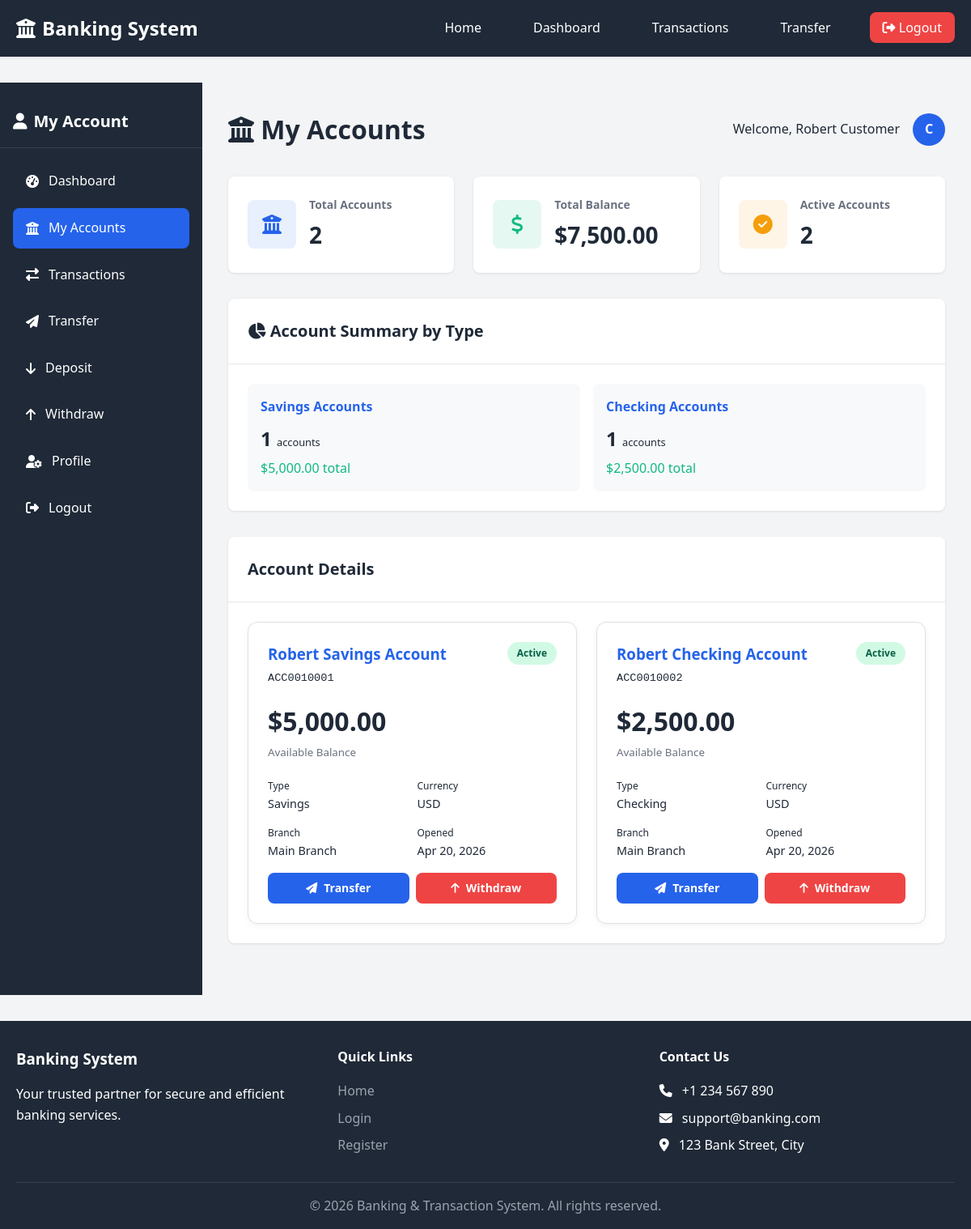
The app's page /customer/accounts.php (signed in) with its own data.
### tables this page shows
CREATE TABLE IF NOT EXISTS accounts (
    account_id INT AUTO_INCREMENT PRIMARY KEY,
    account_number VARCHAR(20) NOT NULL UNIQUE,
    user_id INT NOT NULL,
    account_type ENUM('savings', 'checking', 'fixed_deposit') NOT NULL DEFAULT 'savings',
    account_name VARCHAR(100) NOT NULL,
    balance DECIMAL(15, 2) NOT NULL DEFAULT 0.00,
    currency VARCHAR(3) NOT NULL DEFAULT 'USD',
    status ENUM('active', 'inactive', 'frozen', 'closed') NOT NULL DEFAULT 'active',
    created_at DATETIME NOT NULL DEFAULT CURRENT_TIMESTAMP,
    updated_at DATETIME NOT NULL DEFAULT CURRENT_TIMESTAMP ON UPDATE CURRENT_TIMESTAMP,
    FOREIGN KEY (user_id) REFERENCES users(user_id) ON DELETE CASCADE ON UPDATE CASCADE,
    INDEX idx_account_number (account_number),
    INDEX idx_user_id (user_id),
    INDEX idx_status (status),
    CONSTRAINT chk_balance CHECK (balance >= 0)
);

### config/db.php (called while the page is built, shortened)
<?php
$conn = new mysqli(DB_HOST, DB_USER, DB_PASS, DB_NAME);
$conn->set_charset("utf8mb4");
function executeQuery($sql, $params = []) {
    global $conn;
    $stmt = $conn->prepare($sql);
    if (!empty($params)) {
        $types = '';
        foreach ($params as $param) {
            if (is_int($param)) {
                $types .= 'i';
            } elseif (is_float($param)) {
                $types .= 'd';
            } else {
                $types .= 's';
            }
        }
        $stmt->bind_param($types, ...$params);
    }
    $stmt->execute();
    return $stmt;
}
function fetchAll($stmt) {
    $result = $stmt->get_result();
    return $result->fetch_all(MYSQLI_ASSOC);
}
?>

### customer/accounts.php (the view, shortened to what this page needs)
<?php
require_once '../includes/header.php';
$user_id = $_SESSION['user_id'];
$accounts_sql = "SELECT * FROM accounts WHERE user_id = ? ORDER BY created_at DESC";
$accounts_result = executeQuery($accounts_sql, [$user_id]);
$accounts = fetchAll($accounts_result);
$total_balance = 0;
$active_accounts = 0;
foreach ($accounts as $account) {
    if ($account['status'] === 'active') {
        $total_balance += $account['balance'];
        $active_accounts++;
    }
}
$types_sql = "SELECT account_type, COUNT(*) as count, SUM(balance) as total
              FROM accounts WHERE user_id = ? GROUP BY account_type";
$types_result = executeQuery($types_sql, [$user_id]);
$type_distribution = fetchAll($types_result);
?>
<div class="dashboard-layout">
    <aside class="dashboard-sidebar">
        <div class="dashboard-sidebar-header">
            <h2><i class="fas fa-user"></i> My Account</h2>
        </div>
        <nav class="dashboard-sidebar-menu">
            <ul>
                <li><a href="/customer/dashboard.php"><i class="fas fa-tachometer-alt"></i> Dashboard</a></li>
                <li><a href="/customer/accounts.php" class="active"><i class="fas fa-university"></i> My Accounts</a></li>
                <li><a href="/customer/transactions.php"><i class="fas fa-exchange-alt"></i> Transactions</a></li>
                <li><a href="/customer/transfer.php"><i class="fas fa-paper-plane"></i> Transfer</a></li>
                <li><a href="/customer/deposit.php"><i class="fas fa-arrow-down"></i> Deposit</a></li>
                <li><a href="/customer/withdraw.php"><i class="fas fa-arrow-up"></i> Withdraw</a></li>
                <li><a href="/profile.php"><i class="fas fa-user-cog"></i> Profile</a></li>
                <li><a href="/logout.php"><i class="fas fa-sign-out-alt"></i> Logout</a></li>
            </ul>
        </nav>
    </aside>
    <main class="dashboard-content">
        <div class="dashboard-header">
            <h1><i class="fas fa-university"></i> My Accounts</h1>
            <div class="user-info">
                <span>Welcome, <?php echo htmlspecialchars($_SESSION['full_name']); ?></span>
                <div class="user-avatar"><?php echo strtoupper(substr($_SESSION['username'], 0, 1)); ?></div>
            </div>
        </div>
        <div class="stats-grid" style="grid-template-columns: repeat(3, 1fr);">
            <div class="stat-card">
                <div class="stat-icon primary">
                    <i class="fas fa-university"></i>
                </div>
                <div class="stat-info">
                    <h3>Total Accounts</h3>
                    <div class="stat-value"><?php echo count($accounts); ?></div>
                </div>
            </div>
            <div class="stat-card">
                <div class="stat-icon success">
                    <i class="fas fa-dollar-sign"></i>
                </div>
                <div class="stat-info">
                    <h3>Total Balance</h3>
                    <div class="stat-value">$<?php echo number_format($total_balance, 2); ?></div>
                </div>
            </div>
            <div class="stat-card">
                <div class="stat-icon warning">
                    <i class="fas fa-check-circle"></i>
                </div>
                <div class="stat-info">
                    <h3>Active Accounts</h3>
                    <div class="stat-value"><?php echo $active_accounts; ?></div>
                </div>
            </div>
        </div>
        <?php if (!empty($type_distribution)): ?>
        <div class="table-container" style="margin-bottom: 2rem;">
            <div class="table-header">
                <h2><i class="fas fa-chart-pie"></i> Account Summary by Type</h2>
            </div>
            <div style="padding: 1.5rem; display: grid; grid-template-columns: repeat(auto-fit, minmax(200px, 1fr)); gap: 1rem;">
                <?php foreach ($type_distribution as $type): ?>
                <div style="padding: 1rem; background: #f8f9fa; border-radius: 8px;">
                    <div style="text-transform: capitalize; font-weight: 600; color: var(--primary-color);">
                        <?php echo $type['account_type']; ?> Accounts
                    </div>
                    <div style="font-size: 1.5rem; font-weight: 700; margin-top: 0.5rem;">
                        <?php echo $type['count']; ?> <small style="font-size: 0.8rem; font-weight: 400;">accounts</small>
                    </div>
                    <div style="color: var(--success-color); margin-top: 0.25rem;">
                        $<?php echo number_format($type['total'], 2); ?> total
                    </div>
                </div>
                <?php endforeach; ?>
            </div>
        </div>
        <?php endif; ?>
        <div class="table-container">
            <div class="table-header">
                <h2>Account Details</h2>
            </div>
            <?php if (empty($accounts)): ?>
            <div style="padding: 3rem; text-align: center;">
                <i class="fas fa-university" style="font-size: 3rem; color: #ccc; margin-bottom: 1rem;"></i>
                <p>You don't have any accounts yet.</p>
                <p class="text-muted">Please contact customer service to open an account.</p>
            </div>
            <?php else: ?>
            <div style="padding: 1.5rem; display: grid; grid-template-columns: repeat(auto-fill, minmax(350px, 1fr)); gap: 1.5rem;">
                <?php foreach ($accounts as $account): ?>
                <div style="border: 1px solid #e0e0e0; border-radius: 12px; padding: 1.5rem; background: #fff; box-shadow: 0 2px 8px rgba(0,0,0,0.05);">
                    <div style="display: flex; justify-content: space-between; align-items: start; margin-bottom: 1rem;">
                        <div>
                            <h3 style="margin: 0; color: var(--primary-color);"><?php echo htmlspecialchars($account['account_name']); ?></h3>
                            <code style="font-size: 0.85rem;"><?php echo htmlspecialchars($account['account_number']); ?></code>
                        </div>
                        <span class="badge badge-<?php echo $account['status'] === 'active' ? 'success' : ($account['status'] === 'frozen' ? 'warning' : 'secondary'); ?>">
                            <?php echo ucfirst($account['status']); ?>
                        </span>
                    </div>
                    <div style="margin-bottom: 1rem;">
                        <div style="font-size: 2rem; font-weight: 700; color: var(--dark-color);">
                            $<?php echo number_format($account['balance'], 2); ?>
                        </div>
                        <small style="color: var(--gray-color);">Available Balance</small>
                    </div>
                    <div style="display: grid; grid-template-columns: 1fr 1fr; gap: 0.75rem; font-size: 0.9rem; margin-bottom: 1rem;">
                        <div>
                            <small class="text-muted">Type</small>
                            <div style="text-transform: capitalize;"><?php echo $account['account_type']; ?></div>
                        </div>
                        <div>
                            <small class="text-muted">Currency</small>
                            <div><?php echo $account['currency']; ?></div>
                        </div>
                        <div>
                            <small class="text-muted">Branch</small>
                            <div><?php echo htmlspecialchars($account['branch_name'] ?? 'Main Branch'); ?></div>
                        </div>
                        <div>
                            <small class="text-muted">Opened</small>
                            <div><?php echo date('M d, Y', strtotime($account['created_at'])); ?></div>
                        </div>
                    </div>
                    <?php if ($account['status'] === 'active'): ?>
                    <div style="display: flex; gap: 0.5rem;">
                        <a href="/customer/transfer.php" class="btn btn-sm btn-primary" style="flex: 1;">
                            <i class="fas fa-paper-plane"></i> Transfer
                        </a>
                        <a href="/customer/withdraw.php" class="btn btn-sm btn-danger" style="flex: 1;">
                            <i class="fas fa-arrow-up"></i> Withdraw
                        </a>
                    </div>
                    <?php endif; ?>
                </div>
                <?php endforeach; ?>
            </div>
            <?php endif; ?>
        </div>
    </main>
</div>
<?php require_once '../includes/footer.php'; ?>

### assets/css/style.css (style rules this page uses)
* { margin: 0; padding: 0; box-sizing: border-box; }
:root { --primary-color: #2563eb; --secondary-color: #1e40af; --success-color: #10b981; --danger-color: #ef4444; --warning-color: #f59e0b; --info-color: #3b82f6; --dark-color: #1f2937; --light-color: #f3f4f6; --gray-color: #6b7280; --white: #ffffff; --border-radius: 8px; --box-shadow: 0 1px 3px rgba(0, 0, 0, 0.1); --transition: all 0.3s ease; }
body { font-family: 'Segoe UI', Tahoma, Geneva, Verdana, sans-serif; line-height: 1.6; color: var(--dark-color); background-color: var(--light-color); }
a { text-decoration: none; color: var(--primary-color); transition: var(--transition); }
ul { list-style: none; }
.btn { display: inline-flex; align-items: center; justify-content: center; gap: 0.5rem; padding: 0.75rem 1.5rem; border: none; border-radius: var(--border-radius); font-size: 1rem; font-weight: 600; cursor: pointer; transition: var(--transition); text-decoration: none; }
.btn-primary { background-color: var(--primary-color); color: var(--white); }
.btn-danger { background-color: var(--danger-color); color: var(--white); }
.btn-sm { padding: 0.5rem 1rem; font-size: 0.875rem; }
.dashboard-layout { display: flex; min-height: calc(100vh - 200px); }
.dashboard-sidebar { width: 250px; background-color: var(--dark-color); color: var(--white); padding: 1rem 0; flex-shrink: 0; }
.dashboard-sidebar-header { padding: 1rem; border-bottom: 1px solid #374151; margin-bottom: 1rem; }
.dashboard-sidebar-header h2 { font-size: 1.25rem; display: flex; align-items: center; gap: 0.5rem; }
.dashboard-sidebar-menu { padding: 0 1rem; }
.dashboard-sidebar-menu ul { display: flex; flex-direction: column; gap: 0.5rem; }
.dashboard-sidebar-menu a { display: flex; align-items: center; gap: 0.75rem; padding: 0.75rem 1rem; color: var(--white); border-radius: var(--border-radius); transition: var(--transition); }
.dashboard-sidebar-menu a:hover, .dashboard-sidebar-menu a.active { background-color: var(--primary-color); }
.dashboard-content { flex: 1; padding: 2rem; overflow-y: auto; }
.dashboard-header { display: flex; justify-content: space-between; align-items: center; margin-bottom: 2rem; }
.dashboard-header h1 { color: var(--dark-color); }
.user-info { display: flex; align-items: center; gap: 1rem; }
.user-avatar { width: 40px; height: 40px; border-radius: 50%; background-color: var(--primary-color); color: var(--white); display: flex; align-items: center; justify-content: center; font-weight: bold; }
.stats-grid { display: grid; grid-template-columns: repeat(auto-fit, minmax(250px, 1fr)); gap: 1.5rem; margin-bottom: 2rem; }
.stat-card { background-color: var(--white); padding: 1.5rem; border-radius: var(--border-radius); box-shadow: var(--box-shadow); display: flex; align-items: center; gap: 1rem; }
.stat-icon { width: 60px; height: 60px; border-radius: var(--border-radius); display: flex; align-items: center; justify-content: center; font-size: 1.5rem; }
.stat-icon.primary { background-color: rgba(37, 99, 235, 0.1); color: var(--primary-color); }
.stat-icon.success { background-color: rgba(16, 185, 129, 0.1); color: var(--success-color); }
.stat-icon.warning { background-color: rgba(245, 158, 11, 0.1); color: var(--warning-color); }
.stat-info { flex: 1; }
.stat-info h3 { font-size: 0.875rem; color: var(--gray-color); margin-bottom: 0.25rem; }
.stat-info .stat-value { font-size: 1.75rem; font-weight: bold; color: var(--dark-color); }
.table-container { background-color: var(--white); border-radius: var(--border-radius); box-shadow: var(--box-shadow); overflow: hidden; margin-bottom: 2rem; }
.table-header { padding: 1.5rem; border-bottom: 1px solid #e5e7eb; display: flex; justify-content: space-between; align-items: center; }
.table-header h2 { font-size: 1.25rem; color: var(--dark-color); }
.badge { display: inline-block; padding: 0.25rem 0.75rem; border-radius: 9999px; font-size: 0.75rem; font-weight: 600; }
.badge-success { background-color: #d1fae5; color: #065f46; }

### records on screen
accounts: account_name "Robert Savings Account", account_number "ACC0010001", status "Active", balance "5,000.00", account_type "Savings", currency "USD", branch_name "Main Branch", created_at "Apr 20, 2026", shows "Transfer"
accounts: account_name "Robert Checking Account", account_number "ACC0010002", status "Active", balance "2,500.00", account_type "Checking", currency "USD", branch_name "Main Branch", created_at "Apr 20, 2026", shows "Transfer"

### other values on screen
$_SESSION['full_name'] "Robert Customer"
substr($_SESSION['username'], 0, 1) "C"
count($accounts) "2"
$total_balance "7,500.00"
$active_accounts "2"
$type['account_type'] "Savings"
$type['count'] "1"
$type['total'] "5,000.00"
$type['account_type'] "Checking"
$type['total'] "2,500.00"
